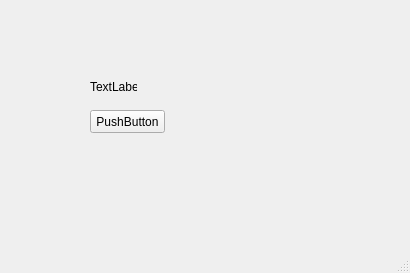
<?xml version="1.0" encoding="UTF-8"?>
<ui version="4.0">
 <class>MainWindow</class>
 <widget class="QMainWindow" name="MainWindow">
  <property name="geometry">
   <rect>
    <x>0</x>
    <y>0</y>
    <width>410</width>
    <height>273</height>
   </rect>
  </property>
  <property name="windowTitle">
   <string>MainWindow</string>
  </property>
  <widget class="QWidget" name="centralwidget">
   <widget class="QLabel" name="label">
    <property name="geometry">
     <rect>
      <x>90</x>
      <y>80</y>
      <width>47</width>
      <height>13</height>
     </rect>
    </property>
    <property name="text">
     <string>TextLabel</string>
    </property>
   </widget>
   <widget class="QPushButton" name="pushButton">
    <property name="geometry">
     <rect>
      <x>90</x>
      <y>110</y>
      <width>75</width>
      <height>23</height>
     </rect>
    </property>
    <property name="text">
     <string>PushButton</string>
    </property>
   </widget>
  </widget>
  <widget class="QMenuBar" name="menubar">
   <property name="geometry">
    <rect>
     <x>0</x>
     <y>0</y>
     <width>410</width>
     <height>19</height>
    </rect>
   </property>
  </widget>
  <widget class="QStatusBar" name="statusbar"/>
 </widget>
 <resources/>
 <connections/>
</ui>
